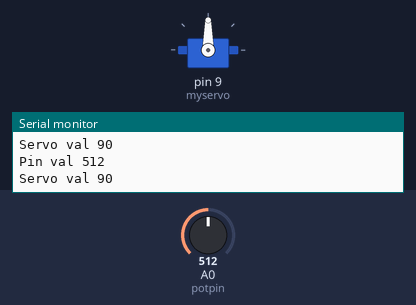
Recording of a sketch running on a simulated Arduino Uno, built with avr-gcc and run on an emulated ATmega328P. On the bench: servo, the last lines printed to the serial monitor. Inputs (shaded band) come from the test bench; at power-on: A0 (potpin) = 512.

Above: at 1.2 s.
1.3 s: A0 (potpin) set to 716
At 1.7 s:
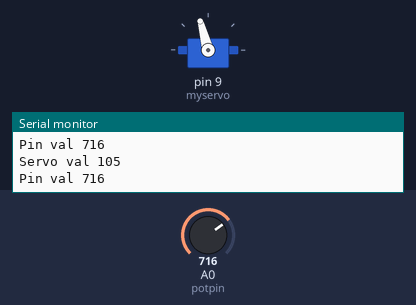
2.8 s: A0 (potpin) set to 900
At 4.0 s:
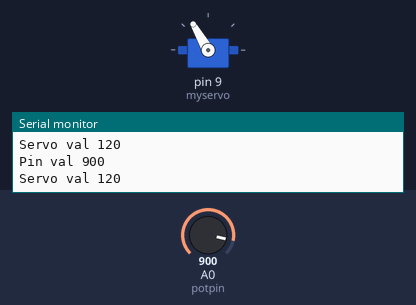
4.3 s: A0 (potpin) set to 11
At 5.1 s:
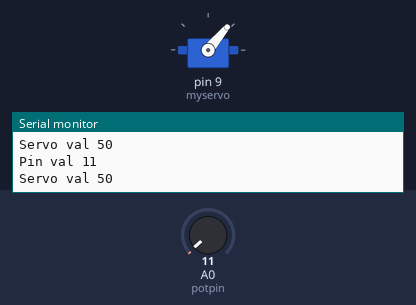
5.8 s: A0 (potpin) set to 8
7.3 s: A0 (potpin) set to 306
At 8.5 s:
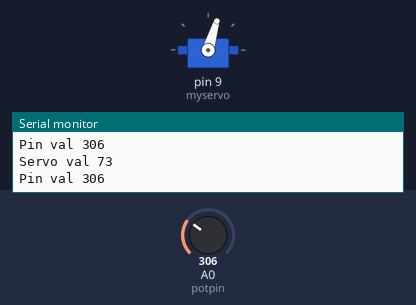
8.8 s: A0 (potpin) set to 0
At 10.1 s:
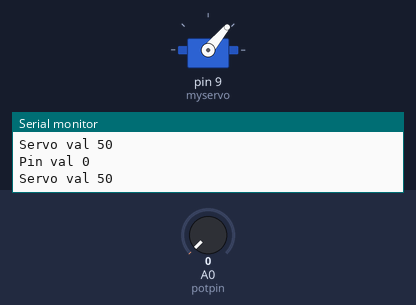
Timing chart, 0 to 11.3 s (numbered marks = the images above; inputs shaded):
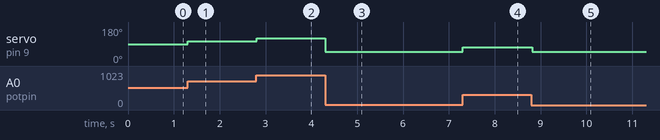

Measured:
- after the input at 1.3 s, servo on pin 9 (myservo): 90° → 105° at once
- after the input at 2.8 s, servo on pin 9 (myservo): 105° → 120° at once
- after the input at 4.3 s, servo on pin 9 (myservo): 120° → 50° at once
- after the input at 7.3 s, servo on pin 9 (myservo): 50° → 73° at once
- after the input at 8.8 s, servo on pin 9 (myservo): 73° → 50° at once

The sketch:

880esc-kayak.ino
```cpp
#include <Servo.h>


#define DEBUG 1    // SET TO 0 OUT TO REMOVE TRACES

#if DEBUG
#define D_SerialBegin(...) Serial.begin(__VA_ARGS__);
#define D_print(...)    Serial.print(__VA_ARGS__)
#define D_println(...)  Serial.println(__VA_ARGS__)
#else
#define D_SerialBegin(...)
#define D_print(...)
#define D_println(...)
#endif

Servo myservo;     // create Servo object to control a servo

int potpin = A0;  // analog pin used to connect the potentiometer
int val;          // variable to read the value from the analog pin

void setup() {
  myservo.attach(9);                   // attaches the servo on pin 9 to the Servo object
  D_SerialBegin(115200);               // set the console baud rate
  D_println("setup complete");
}

void loop() {
  val = analogRead(potpin);            // reads the value of the potentiometer (value between 0 and 1023)
  D_print(F("Pin val "));
  D_println(val);
  val = map(val, 0, 1023, 50, 130);    // scale it for use with the servo (value between 50 and 130)
  D_print(F("Servo val "));
  D_println(val);
  myservo.write(val);                  // sets the servo position according to the scaled value
  delay(15);                           // waits for the servo to get there (not sure this is necessary)
}
```
